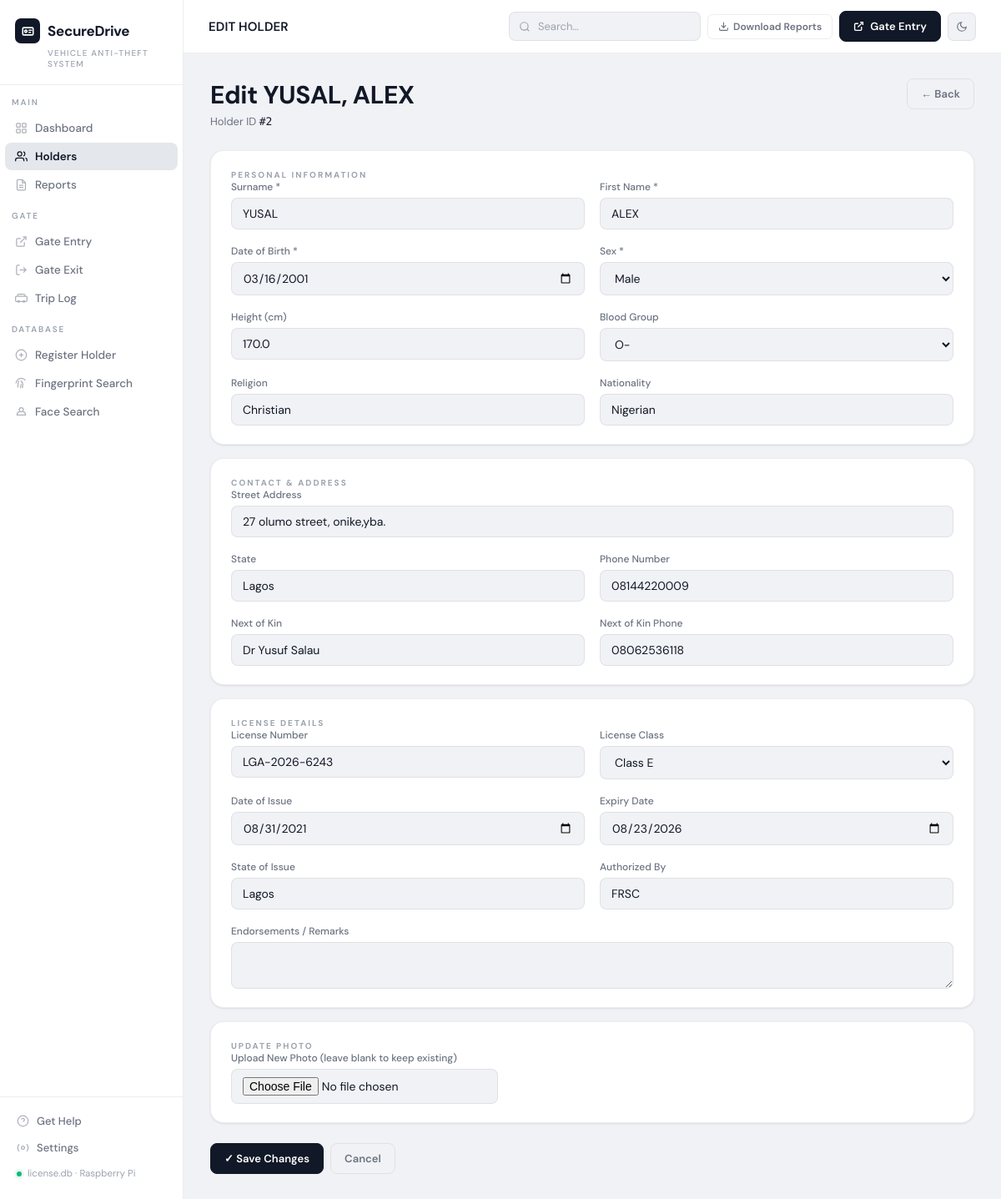
The app's page /holders/2/edit with its own data.
### tables this page shows
CREATE TABLE holders (
            id                  INTEGER PRIMARY KEY AUTOINCREMENT,
            surname             TEXT NOT NULL,
            first_name          TEXT NOT NULL,
            date_of_birth       TEXT NOT NULL,
            sex                 TEXT CHECK(sex IN ('M', 'F')),
            height_cm           REAL,
            blood_group         TEXT,
            street_address      TEXT,
            state               TEXT,
            phone_number        TEXT,
            next_of_kin         TEXT,
            next_of_kin_phone   TEXT,
            religion            TEXT,
            nationality         TEXT,
            created_at          TEXT DEFAULT (datetime('now')),
            updated_at          TEXT DEFAULT (datetime('now'))
        );

CREATE TABLE licenses (
            id                  INTEGER PRIMARY KEY AUTOINCREMENT,
            holder_id           INTEGER NOT NULL,
            license_number      TEXT UNIQUE NOT NULL,
            date_of_issue       TEXT NOT NULL,
            expiry_date         TEXT NOT NULL,
            license_class       TEXT NOT NULL,
            state_of_issue      TEXT NOT NULL,
            endorsements        TEXT,
            authorized_by       TEXT,
            created_at          TEXT DEFAULT (datetime('now')),
            FOREIGN KEY (holder_id) REFERENCES holders(id)
        );

### app.py (the view, shortened to what this page needs)
@app.route("/holders/<int:holder_id>/edit", methods=["GET", "POST"])
def edit_holder(holder_id):
    record = db.get_full_record(holder_id)
    if not record:
        flash("Holder not found.", "error")
        return redirect(url_for("holders"))
    return render_template("edit_holder.html", record=record)

### app.py (called while the page is built)
@app.context_processor
def inject_now():
    return {"now": datetime.now().strftime("%Y-%m-%d")}

### database.py (called while the page is built)
def get_connection():
    conn = sqlite3.connect(DB_PATH)
    conn.row_factory = sqlite3.Row
    return conn

def get_full_record(holder_id):
    conn = get_connection()
    c = conn.cursor()
    c.execute("""
        SELECT h.*, l.license_number, l.date_of_issue, l.expiry_date,
               l.license_class, l.state_of_issue, l.endorsements, l.authorized_by
        FROM holders h
        LEFT JOIN licenses l ON h.id = l.holder_id
        WHERE h.id=?
    """, (holder_id,))
    row = c.fetchone()
    conn.close()
    return dict(row) if row else None

### templates/edit_holder.html (shortened to what this page needs)
{% extends "base.html" %}
{% block topbar_title %}EDIT HOLDER{% endblock %}
{% block content %}
<div class="page-header">
    <div>
        <div class="page-title">Edit <span>{{ record.surname }}, {{ record.first_name }}</span></div>
        <div class="text-dim" style="font-size:13px;margin-top:4px">Holder ID <span class="mono text-gold">#{{ record.id }}</span></div>
    </div>
    <a href="{{ url_for('view_holder', holder_id=record.id) }}" class="btn btn-outline">← Back</a>
</div>
<form method="POST" enctype="multipart/form-data">
    <div class="card">
        <div class="card-title">Personal Information</div>
        <div class="form-grid">
            <div class="form-group">
                <label>Surname *</label>
                <input type="text" name="surname" required value="{{ record.surname }}">
            </div>
            <div class="form-group">
                <label>First Name *</label>
                <input type="text" name="first_name" required value="{{ record.first_name }}">
            </div>
            <div class="form-group">
                <label>Date of Birth *</label>
                <input type="date" name="date_of_birth" required value="{{ record.date_of_birth }}">
            </div>
            <div class="form-group">
                <label>Sex *</label>
                <select name="sex" required>
                    <option value="M" {% if record.sex == 'M' %}selected{% endif %}>Male</option>
                </select>
            </div>
            <div class="form-group">
                <label>Height (cm)</label>
                <input type="number" name="height_cm" step="0.1" value="{{ record.height_cm or '' }}">
            </div>
            <div class="form-group">
                <label>Blood Group</label>
                <select name="blood_group">
                    {% for bg in ['A+','A-','B+','B-','AB+','AB-','O+','O-'] %}
                        <option value="{{ bg }}" {% if record.blood_group == bg %}selected{% endif %}>{{ bg }}</option>
                    {% endfor %}
                </select>
            </div>
            <div class="form-group">
                <label>Religion</label>
                <input type="text" name="religion" value="{{ record.religion or '' }}">
            </div>
            <div class="form-group">
                <label>Nationality</label>
                <input type="text" name="nationality" value="{{ record.nationality or '' }}">
            </div>
        </div>
    </div>
    <div class="card mt-4">
        <div class="card-title">Contact & Address</div>
        <div class="form-grid">
            <div class="form-group form-full">
                <label>Street Address</label>
                <input type="text" name="street_address" value="{{ record.street_address or '' }}">
            </div>
            <div class="form-group">
                <label>State</label>
                <input type="text" name="state" value="{{ record.state or '' }}">
            </div>
            <div class="form-group">
                <label>Phone Number</label>
                <input type="tel" name="phone_number" value="{{ record.phone_number or '' }}">
            </div>
            <div class="form-group">
                <label>Next of Kin</label>
                <input type="text" name="next_of_kin" value="{{ record.next_of_kin or '' }}">
            </div>
            <div class="form-group">
                <label>Next of Kin Phone</label>
                <input type="tel" name="next_of_kin_phone" value="{{ record.next_of_kin_phone or '' }}">
            </div>
        </div>
    </div>
    <div class="card mt-4">
        <div class="card-title">License Details</div>
        <div class="form-grid">
            <div class="form-group">
                <label>License Number</label>
                <input type="text" name="license_number" value="{{ record.license_number or '' }}" class="mono">
            </div>
            <div class="form-group">
                <label>License Class</label>
                <select name="license_class">
                    {% for cls in ['A','B','C','D','E','F'] %}
                        <option value="{{ cls }}" {% if record.license_class == cls %}selected{% endif %}>Class {{ cls }}</option>
                    {% endfor %}
                </select>
            </div>
            <div class="form-group">
                <label>Date of Issue</label>
                <input type="date" name="date_of_issue" value="{{ record.date_of_issue or '' }}">
            </div>
            <div class="form-group">
                <label>Expiry Date</label>
                <input type="date" name="expiry_date" value="{{ record.expiry_date or '' }}">
            </div>
            <div class="form-group">
                <label>State of Issue</label>
                <input type="text" name="state_of_issue" value="{{ record.state_of_issue or '' }}">
            </div>
            <div class="form-group">
                <label>Authorized By</label>
                <input type="text" name="authorized_by" value="{{ record.authorized_by or '' }}">
            </div>
            <div class="form-group form-full">
                <label>Endorsements / Remarks</label>
                <textarea name="endorsements" rows="2">{{ record.endorsements or '' }}</textarea>
            </div>
        </div>
    </div>
    <div class="card mt-4">
        <div class="card-title">Update Photo</div>
        <div class="form-group" style="max-width:320px">
            <label>Upload New Photo (leave blank to keep existing)</label>
            <input type="file" name="photo" accept="image/*" id="photoInput">
        </div>
    </div>
    <div class="flex gap-2 mt-6">
        <button type="submit" class="btn btn-gold">✓ Save Changes</button>
        <a href="{{ url_for('view_holder', holder_id=record.id) }}" class="btn btn-outline">Cancel</a>
    </div>
</form>
{% endblock %}

### templates/base.html (style rules this page uses)
:root { --bg:#f0f2f5; --bg-2:#e4e7eb; --surface:#ffffff; --surface-2:#f9fafb; --surface-hover:#f3f4f6; --border:rgba(0,0,0,0.07); --border-strong:rgba(0,0,0,0.15); --border-subtle:rgba(0,0,0,0.04); --text:#111827; --text-dim:#6b7280; --text-mute:#9ca3af; --gold:#111827; --gold-soft:#374151; --gold-deep:#374151; --gold-wash:rgba(17,24,39,0.06); --red:#ef4444; --red-wash:rgba(239,68,68,0.08); --green:#10b981; --green-wash:rgba(16,185,129,0.09); --amber:#f59e0b; --amber-wash:rgba(245,158,11,0.09); --blue:#3b82f6; --blue-wash:rgba(59,130,246,0.09); --shadow-sm:0 1px 3px rgba(0,0,0,0.06),0 1px 2px rgba(0,0,0,0.04); --shadow:0 4px 18px rgba(0,0,0,0.08),0 2px 6px rgba(0,0,0,0.04); }
* { margin:0; padding:0; box-sizing:border-box; }
html, body { height:100%; }
body { font-family:'DM Sans', sans-serif; background:var(--bg); color:var(--text); min-height:100vh; display:flex; -webkit-font-smoothing:antialiased; transition:background 0.2s, color 0.2s; }
.page-header { display:flex; align-items:flex-start; justify-content:space-between; margin-bottom:26px; gap:20px; }
.card { background:var(--surface); border:1px solid var(--border); border-radius:16px; padding:22px 24px; box-shadow:var(--shadow-sm); }
.card-title { font-size:10px; letter-spacing:2px; text-transform:uppercase; color:var(--text-mute); font-weight:700; }
.btn { display:inline-flex; align-items:center; gap:7px; padding:9px 16px; border-radius:8px; font-family:'DM Sans', sans-serif; font-size:13px; font-weight:600; text-decoration:none; border:1px solid transparent; cursor:pointer; transition:all 0.14s; letter-spacing:0.05px; white-space:nowrap; }
.btn-gold { background:var(--text); color:var(--surface); border-color:var(--text); }
.btn-outline { background:transparent; border:1px solid var(--border); color:var(--text-dim); }
.form-grid { display:grid; grid-template-columns:1fr 1fr; gap:18px; }
.form-full { grid-column:1 / -1; }
.form-group { display:flex; flex-direction:column; gap:5px; }
.form-group label { font-size:12px; color:var(--text-dim); font-weight:500; }
.form-group input, .form-group select, .form-group textarea { background:var(--bg); border:1px solid var(--border); border-radius:8px; padding:9px 13px; color:var(--text); font-family:'DM Sans', sans-serif; font-size:14px; outline:none; transition:border 0.15s, box-shadow 0.15s; }
.form-group select option { background:var(--surface); color:var(--text); }
.mono { font-family:'DM Mono', monospace; }
.text-gold { color:var(--text); }
.text-dim { color:var(--text-dim); }
.flex { display:flex; }
.gap-2 { gap:8px; }
.mt-4 { margin-top:16px; }
.mt-6 { margin-top:24px; }
.page-title { font-size:30px; font-weight:700; color:var(--text); letter-spacing:-0.4px; }
.sidebar, .topbar, .card, .stat-card, .action-tile, .expiry-bucket, .badge, .btn, .icon-btn, .search-bar, .date-chip, .nav-item, .sidebar-footer-item, .form-group input, .form-group select, .form-group textarea, .table-wrap, tbody tr, td .avatar-sm, .logo-icon { transition: background 0.2s ease, color 0.2s ease, border-color 0.2s ease, box-shadow 0.2s ease; }

### records on screen
holders: surname "YUSAL", first_name "ALEX", id "2", date_of_birth "03/16/2001", sex "Male", height_cm "170.0", blood_group "O-", religion "Christian", nationality "Nigerian", street_address "27 olumo street, onike,yba.", state "Lagos", phone_number "08144220009", next_of_kin "Dr Yusuf Salau", next_of_kin_phone "08062536118"
licenses: license_number "LGA-2026-6243", license_class "Class E", date_of_issue "08/31/2021", expiry_date "08/23/2026", state_of_issue "Lagos", authorized_by "FRSC"
